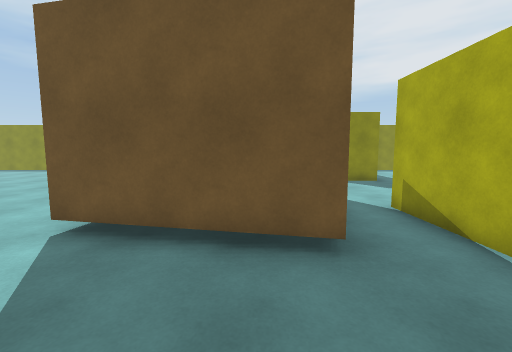
[1] (above)

21 first-person views from a walk through a 3-D level made in the Unity game engine. The camera is 1.5 m above the floor, tilts 6° down and sees 90° across. The floor is counted in squares, 1 m on a side. Each view is taken from the middle of a square. On the plan, view 1 faces up. The plan holds only what a view shows up to about 13 squares ahead; the rest is blank.

[2]
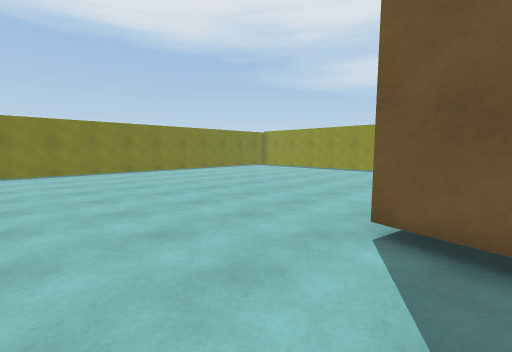

[3]
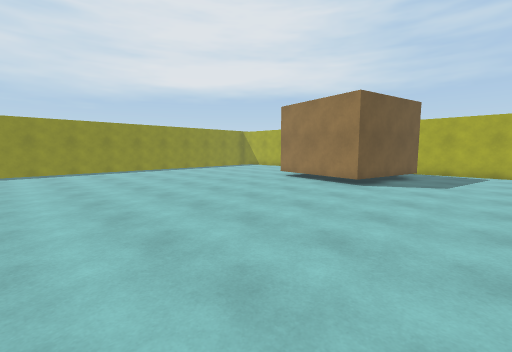

[4]
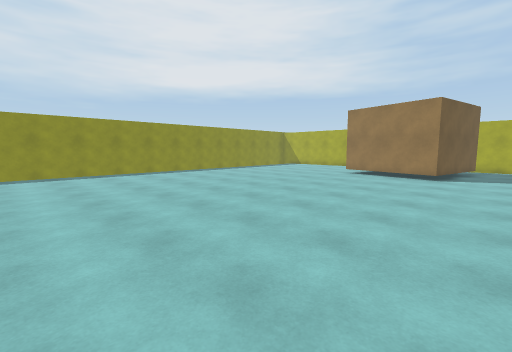

[5]
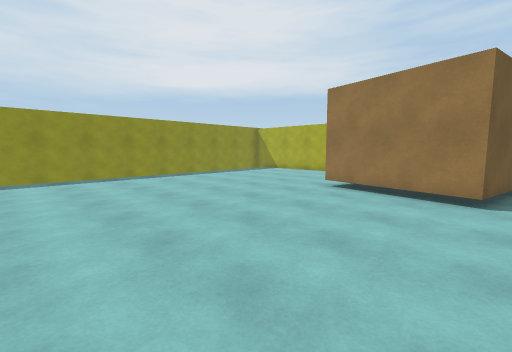

[6]
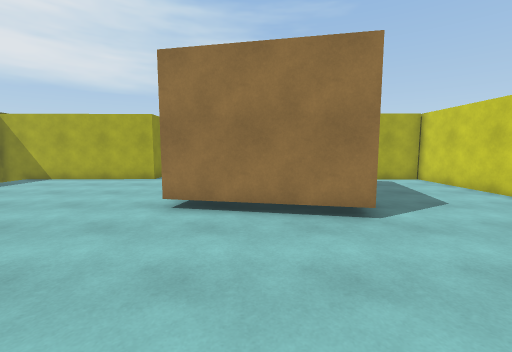

[7]
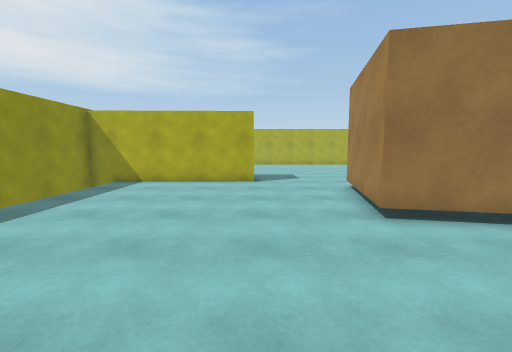

[8]
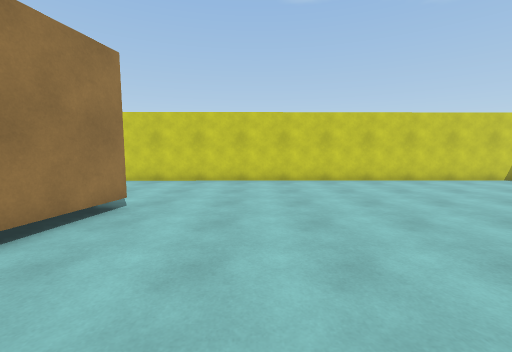

[9]
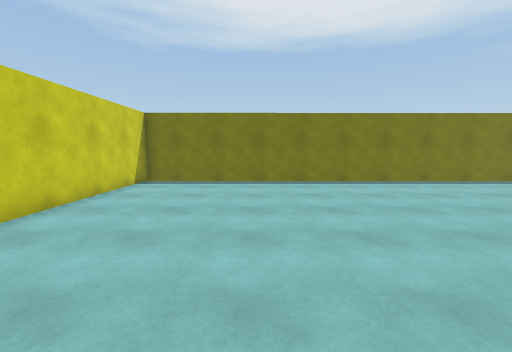

[10]
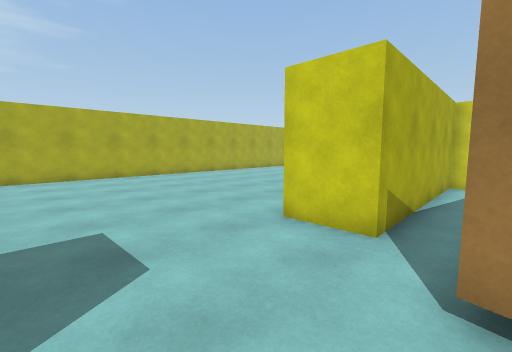

[11]
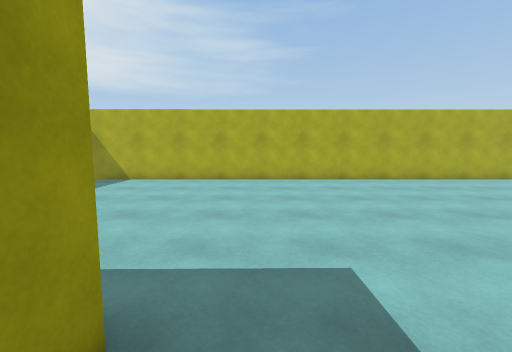

[12]
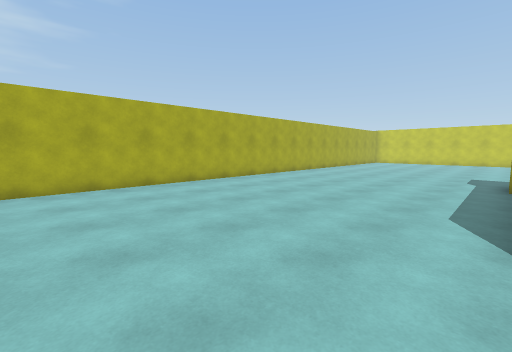

[13]
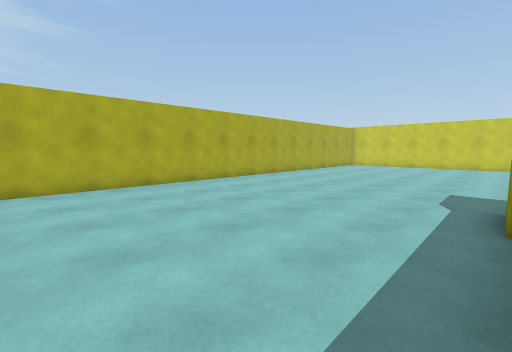

[14]
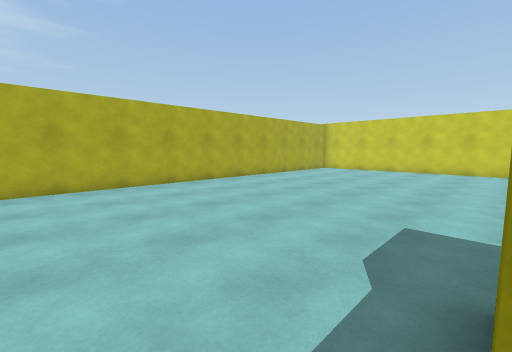

[15]
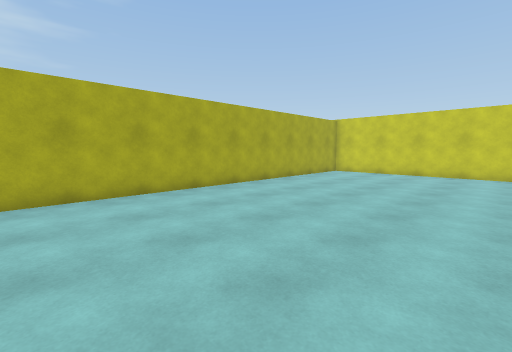

[16]
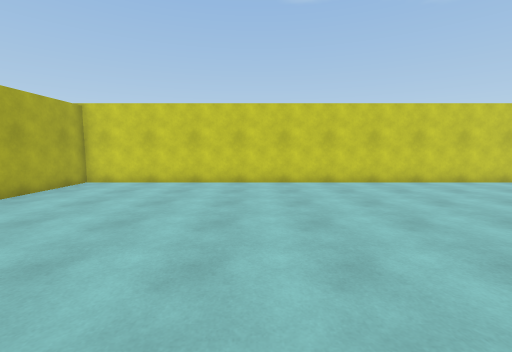

[17]
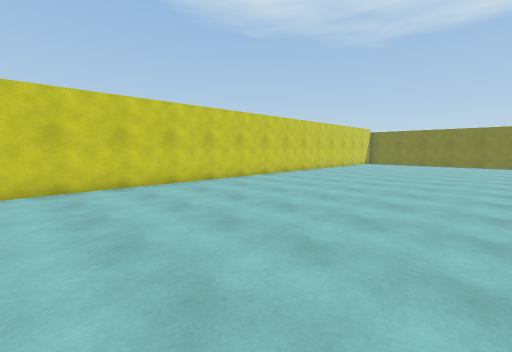

[18]
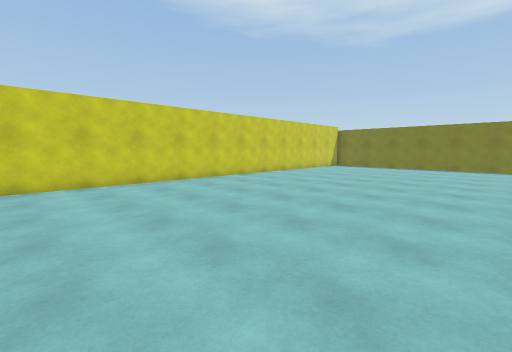

[19]
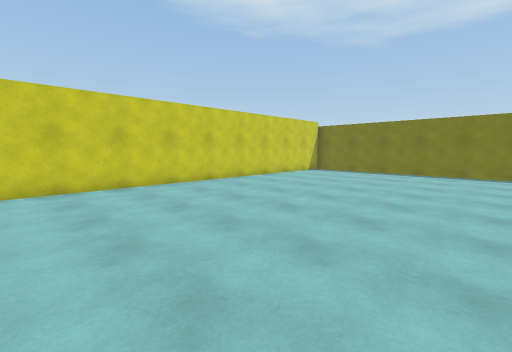

[20]
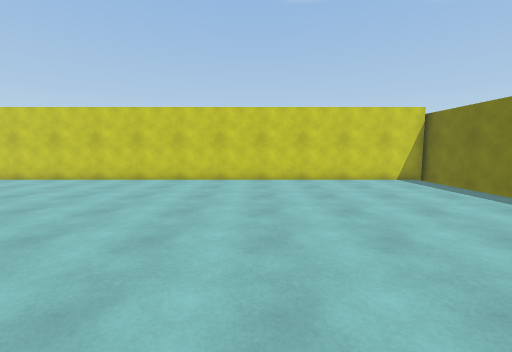

[21]
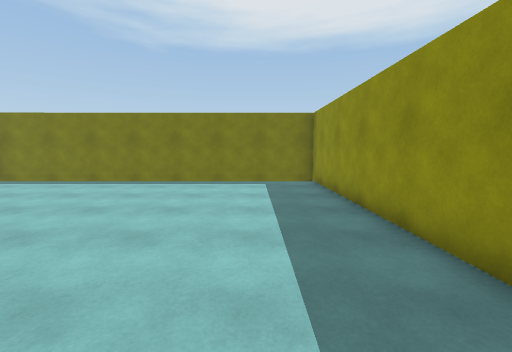

### Floor plan
Points are (right, up) in squares from view 1. A wall is a line through its corners. A room is listed if a view was taken in it or the views show most of it. See-through windows are left out.
Room 1 (views 1, 2, 3, 4, 5, 6, 7, 8, 9)
walls: (1.3, 3.4) (-3.6, 4.5) (-2.6, 9.3) (1.1, 8.5); (3.8, 12.1) (3.7, 19.6); (-20.3, 16.4) (-20.3, -1.3) (3.6, -1.1) (3.5, 6.6)
ways out: opening at (2.5, 10) to room 2
Room 2 (views 10, 11, 12, 13, 14, 15, 16, 17, 18, 19, 20, 21)
walls: (6, -1) (6, -3.1); (3.5, 6.6) (5.6, 6.6); (-10.6, -3.2) (-20.3, -3.3) (-20.3, -18.8); (1.1, 8.5) (2.3, 8.3); (16.6, -11.9) (16.5, 19); (5.9, 12.1) (3.8, 12.1); (-20.1, -18.5) (16.6, -18.5) (16.6, -14.5)
ways out: opening at (2.5, 10) to room 1

Where each view was taken, in squares from view 1:
view 1: 0 up, 0 right, facing up
view 2: 0 up, 2 left, facing up-left
view 3: 0 up, 14 left, facing up-right
view 4: 2 up, 18 left, facing up-right
view 5: 4 up, 12 left, facing up-right
view 6: 7 up, 9 left, facing right
view 7: 12 up, 8 left, facing right
view 8: 11 up, 7 left, facing down
view 9: 4 up, 8 left, facing left
view 10: 11 up, 2 right, facing down-right
view 11: 11 up, 4 right, facing right
view 12: 11 up, 6 right, facing down-right
view 13: 5 up, 6 right, facing down-right
view 14: 0 up, 6 right, facing down-right
view 15: 2 down, 8 right, facing down-right
view 16: 7 down, 9 right, facing down
view 17: 8 down, 7 right, facing down-left
view 18: 7 down, 2 right, facing down-left
view 19: 8 down, 3 left, facing down-left
view 20: 6 down, 12 left, facing down
view 21: 6 down, 8 left, facing left
